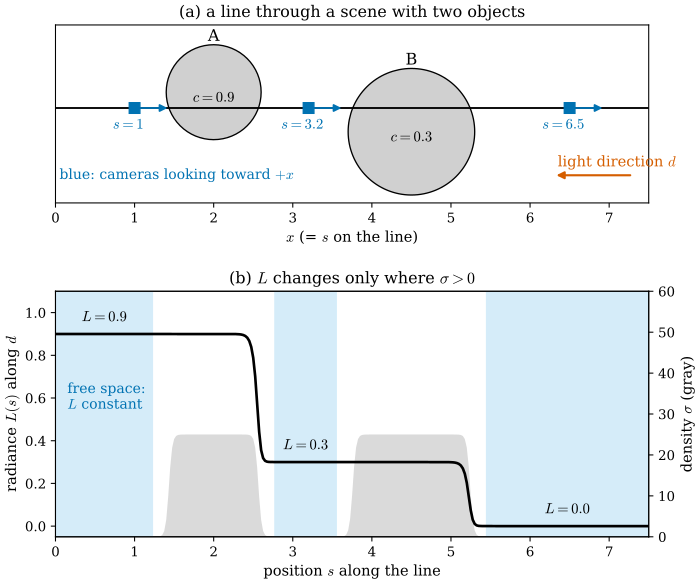

This chart was generated by the following Python code:
"""Figure 27.4.3: in free space the radiance is constant along a line; NeRF's 5D field is needed inside matter.

2D scene (the plane of the line): disc A, center (2, 0.3), radius 0.6, emitted value c = 0.9; disc B, center (4.5, -0.2),
radius 0.8, c = 0.3; density sigma = 25 inside (logistic edge of width 0.02), 0 outside. The line y = 0.1, parametrized by
s = x. L(s) is the radiance at (s, 0.1) travelling in the direction d = (-1, 0), i.e. what a camera at (s, 0.1) looking
toward +x records; it is computed with the NeRF quadrature (alpha compositing, 6000 samples over 8 units).
(a) The scene: discs (gray, darker = denser), the line (black), the light direction d (arrow), three camera positions
    s = 1, 3.2, 6.5 looking toward +x.
(b) L(s) (black) and the density sigma along the line (gray area, right axis). Light-blue bands: free segments.
Self-checks: L is constant (to 1e-3) on each free segment: 0.9 before A, 0.3 between A and B, 0 after B.

Run from the project root: ``PYTHONPATH=tools python3 chapters/27-cameras-rays/figures/fig-27-4-3-light-field.py``
"""

import os

os.environ.setdefault("OMP_NUM_THREADS", "4")
os.environ.setdefault("OPENBLAS_NUM_THREADS", "4")

import dgfig

dgfig.setup()

import matplotlib.pyplot as plt
import numpy as np
from matplotlib.patches import Circle

C = dgfig.COLORS
DISCS = ((2.0, 0.3, 0.6, 0.9), (4.5, -0.2, 0.8, 0.3))
Y0 = 0.1


def sigma_color(x):
    out_s = np.zeros(len(x))
    out_c = np.zeros(len(x))
    for (cx, cy, r, col) in DISCS:
        dd = np.hypot(x[:, 0] - cx, x[:, 1] - cy)
        w = 1 / (1 + np.exp((dd - r) / 0.02))
        out_s += 25 * w
        out_c += col * 25 * w
    return out_s, np.where(out_s > 1e-9, out_c / np.maximum(out_s, 1e-12), 0.0)


def radiance(x0, dvec, n=6000, umax=8.0):
    u = np.linspace(0, umax, n)
    du = u[1] - u[0]
    pts = x0[None, :] - u[:, None] * dvec[None, :]
    sg, cl = sigma_color(pts)
    alpha = 1 - np.exp(-sg * du)
    Tr = np.concatenate([[1.0], np.cumprod(1 - alpha)[:-1]])
    return np.sum(Tr * alpha * cl)


dvec = np.array([-1.0, 0.0])
ss = np.linspace(0, 7.5, 301)
L = np.array([radiance(np.array([s, Y0]), dvec) for s in ss])
sig, _ = sigma_color(np.column_stack([ss, np.full_like(ss, Y0)]))
# free segments along the line
xa = [2.0 - np.sqrt(0.6**2 - 0.2**2), 2.0 + np.sqrt(0.6**2 - 0.2**2)]
xb = [4.5 - np.sqrt(0.8**2 - 0.3**2), 4.5 + np.sqrt(0.8**2 - 0.3**2)]
free = [(0, xa[0] - 0.2), (xa[1] + 0.2, xb[0] - 0.2), (xb[1] + 0.2, 7.5)]
vals = []
for lo, hi in free:
    msk = (ss > lo) & (ss < hi)
    assert np.ptp(L[msk]) < 1e-3, (lo, hi, np.ptp(L[msk]))
    vals.append(L[msk].mean())
assert abs(vals[0] - 0.9) < 2e-3 and abs(vals[1] - 0.3) < 2e-3 and abs(vals[2]) < 1e-6

fig, (ax, bx) = plt.subplots(2, 1, figsize=(7.6, 6.4), gridspec_kw=dict(height_ratios=[1.0, 1.1]))
for (cx, cy, r, col) in DISCS:
    ax.add_patch(Circle((cx, cy), r, facecolor=C["surface"], edgecolor="k", lw=1.0))
    ax.text(cx, cy - 0.12, rf"$c={col}$", fontsize=11, ha="center")
ax.text(2.0, 0.95, "A", fontsize=12, ha="center")
ax.text(4.5, 0.65, "B", fontsize=12, ha="center")
ax.plot([0, 7.5], [Y0, Y0], color="k", lw=1.4)
ax.annotate("", xy=(6.3, -0.75), xytext=(7.3, -0.75), arrowprops=dict(arrowstyle="-|>", color=C["normal"], lw=1.6))
ax.text(6.35, -0.68, "light direction $d$", fontsize=11, color=C["normal"], va="bottom")
ax.text(0.05, -0.75, "blue: cameras looking toward $+x$", fontsize=10.5, color=C["tangent"], va="center")
for s in (1.0, 3.2, 6.5):
    ax.plot(s, Y0, "s", color=C["tangent"], ms=8)
    ax.annotate("", xy=(s + 0.45, Y0), xytext=(s, Y0), arrowprops=dict(arrowstyle="-|>", color=C["tangent"], lw=1.4))
    ax.text(s - 0.08, Y0 - 0.12, rf"$s={s:g}$", fontsize=11, color=C["tangent"], ha="center", va="top")
ax.set_xlim(0, 7.5)
ax.set_ylim(-1.1, 1.15)
ax.set_aspect("equal")
ax.set_xlabel(r"$x$ (= $s$ on the line)")
ax.set_yticks([])
ax.set_title("(a) a line through a scene with two objects", fontsize=12)

for lo, hi in free:
    bx.axvspan(lo, hi, color=C["region"], alpha=0.25, lw=0)
b2 = bx.twinx()
b2.fill_between(ss, 0, sig, color=C["surface"], alpha=0.8, lw=0)
b2.set_ylim(0, 60)
b2.set_ylabel(r"density $\sigma$ (gray)", fontsize=11)
bx.set_zorder(b2.get_zorder() + 1)
bx.patch.set_visible(False)
bx.plot(ss, L, color="k", lw=2.0)
for (lo, hi), v in zip(free, vals):
    bx.text((lo + hi) / 2, v + 0.06, rf"$L={v:.1f}$", fontsize=11, ha="center")
bx.text(0.15, 0.55, "free space:\n$L$ constant", fontsize=10.5, color=C["tangent"])
bx.set_xlim(0, 7.5)
bx.set_ylim(-0.05, 1.1)
bx.set_xlabel(r"position $s$ along the line")
bx.set_ylabel(r"radiance $L(s)$ along $d$")
bx.set_title(r"(b) $L$ changes only where $\sigma>0$", fontsize=12)
fig.tight_layout()
dgfig.save(fig, __file__)
print("free values", vals)
